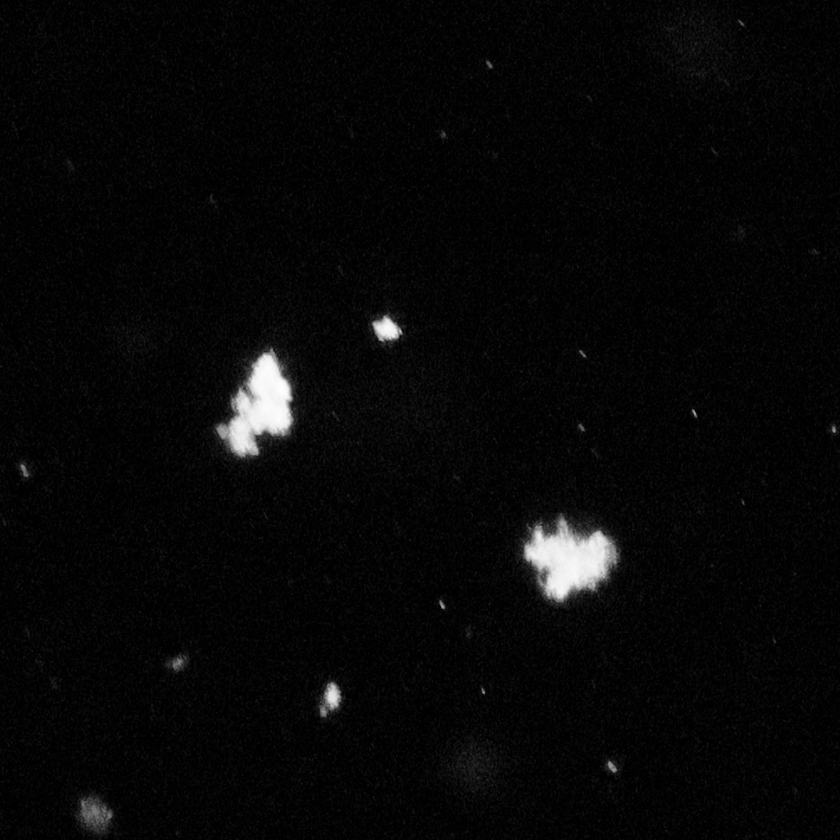
#> input picture safas/data/brightfield_flocs.png, 840 x 840 px, shrunk from 1000 x 1000 before the run
$ python -i imfilters_module.py   (imports and definitions only)   (older library calls are emulated)
#> lines starting #> are read from the running program, lines starting #| are printed output that depends on the picture; after the words box and inside, x2 and y2 are one past the last pixel; in counts of white or black regions, pixels touching at a corner belong together
#> further down, picture is the input picture: shape (840, 840, 3); min 0, max 255, mean 7.3
# -*- coding: utf-8 -*-
"""

filter components that can be used in signal chain

"""

import cv2
from skimage.measure import regionprops

import numpy as np
from safas import data
import matplotlib.pyplot as plt

# [43 lines left out: functions focus_filter, perim_filter, not called in this run]

def cal_grad_img(img, edge_thresh=30):
    # calculate the gradient image
#> called with edge_thresh = 30
    scale = 1
    delta = 0
    ddepth = cv2.CV_16S

    grad_x = cv2.Sobel(img, ddepth, 1, 0, ksize=3, scale=scale, delta=delta, borderType=cv2.BORDER_DEFAULT)
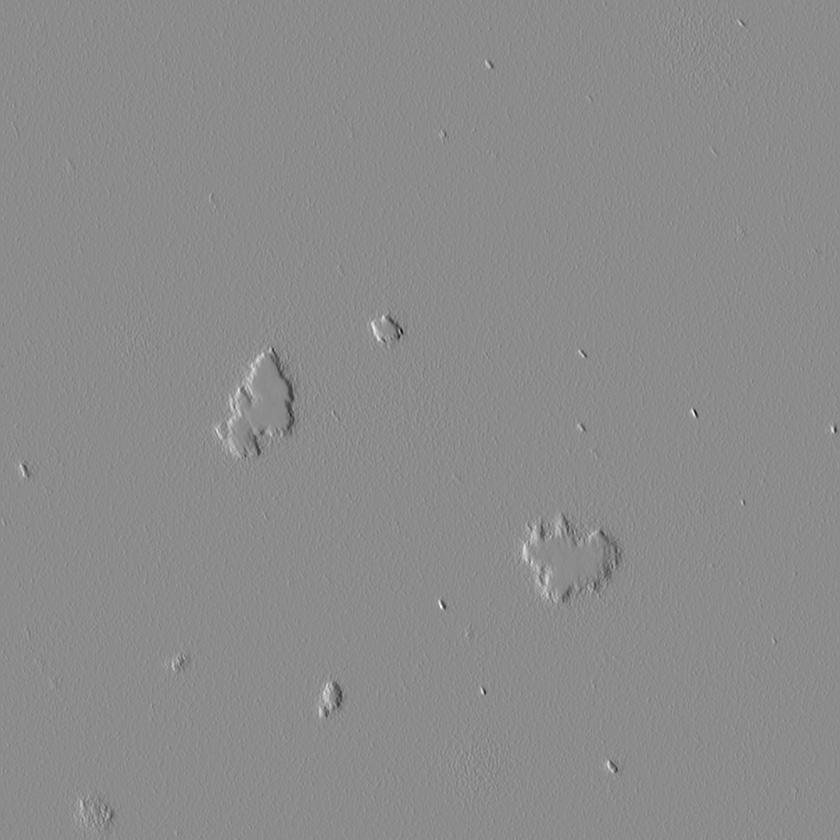
#> grad_x: shape (840, 840, 3) int16; min -649, max 534, mean 0; drawn with min black and max white
    grad_y = cv2.Sobel(img, ddepth, 0, 1, ksize=3, scale=scale, delta=delta, borderType=cv2.BORDER_DEFAULT)
    abs_grad_x = cv2.convertScaleAbs(grad_x)
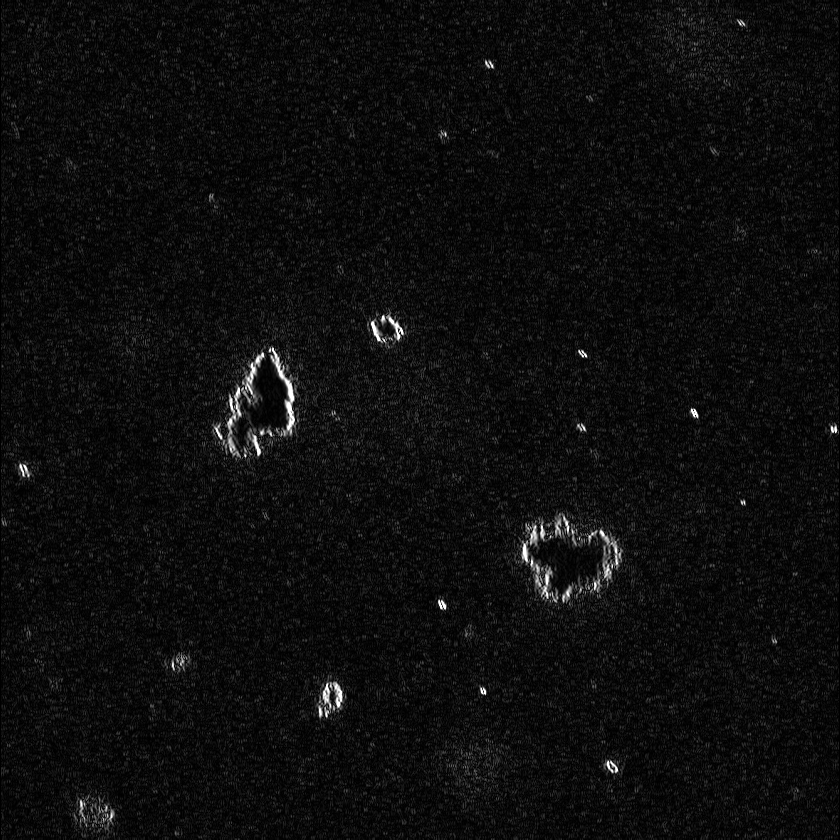
#> abs_grad_x: shape (840, 840, 3); min 0, max 255, mean 13.5
    abs_grad_y = cv2.convertScaleAbs(grad_y)

    grad = cv2.addWeighted(abs_grad_x, 0.5, abs_grad_y, 0.5, 0)
    N, filt = cv2.threshold(grad, edge_thresh, 255, cv2.THRESH_BINARY)
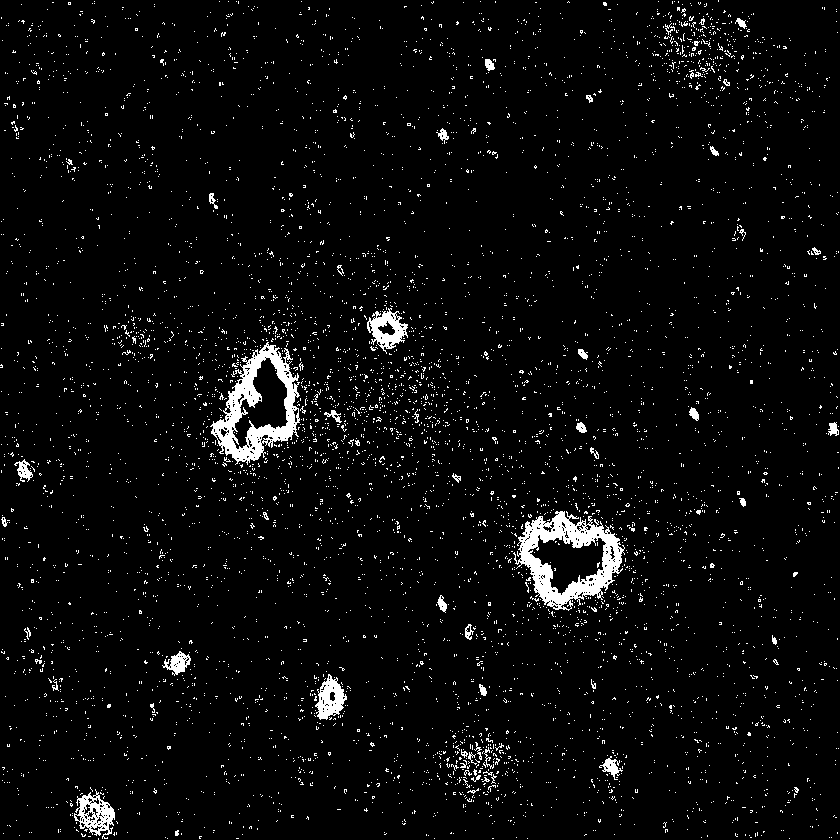
#> filt: shape (840, 840, 3); 3.9% white; 6178 white regions (6123 under 20 px), largest, box (x1, y1, x2, y2) and area: (513, 511, 625, 611) 4388, (210, 342, 300, 465) 3973, (74, 789, 115, 839) 939
#> N = 30
    return filt

# [69 lines left out: functions clearedge_filter, prethresh_filter, marker_based_watershed, add_contours, not called in this run]

# [13 lines of commented-out code are left out]

>>> import cv2
>>> picture = cv2.imread('../data/brightfield_flocs.png')
>>> result = cal_grad_img(picture)
